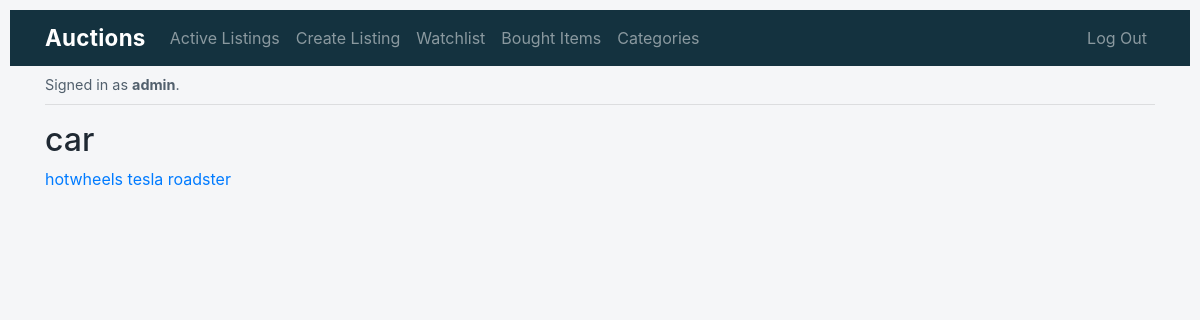
/categoricallist/car (signed in), run on the app's committed database.
### auctions/models.py (models this page shows, shortened)
class User(AbstractUser):
    watchlist = models.ManyToManyField("Listing", blank=True,related_name="watcher")

class Listing(models.Model):
    image = models.URLField(max_length=500, blank=True, null=True)
    title = models.CharField(max_length=64)
    description = models.CharField(max_length=64)
    bidding = models.DecimalField(max_digits=10,decimal_places=2)
    original = models.DecimalField(max_digits=10,decimal_places=2)
    bidcount = models.IntegerField()
    listed_by = models.ForeignKey(User, on_delete=models.CASCADE, related_name="listing")
    category = models.CharField(max_length=64)
    date = models.DateTimeField(auto_now_add=True)
    currentbidder = models.ForeignKey(User, blank=True, on_delete=models.SET_NULL,null=True,related_name="biddingproducts")
    sold = models.BooleanField(default="False")
    owner = models.ForeignKey(User, blank=True,on_delete=models.SET_NULL,null=True, related_name="owned")

### auctions/views.py (the view)
# urls.py: path("categoricallist/<str:category>", views.categoricallist, name="categoricallist"),
def categoricallist(request, category):
    items = Listing.objects.filter(category=category)
    return render(request, "auctions/listbycategory.html",{
        "items":items,
        "category":category,
    })

### auctions/templates/auctions/listbycategory.html
{% extends "auctions/layout.html" %}
{% block body %}
    <h2>{{category}}</h2>
    {% for item in items %}
        <a href="{% url 'listing' item.id %}">{{ item.title }}</a>
    {% endfor %}
{% endblock %}

### auctions/templates/auctions/layout.html (shortened to what this page needs)
{% load static %}
<!DOCTYPE html>
<html lang="en">
    <head>
        <link rel="stylesheet" href="https://stackpath.bootstrapcdn.com/bootstrap/4.4.1/css/bootstrap.min.css">
        <link href="{% static 'auctions/styles.css' %}" rel="stylesheet">
    </head>
    <body>
        <nav class="navbar navbar-expand-lg navbar-dark site-nav">
            <div class="container">
                <span class="navbar-brand mb-0"><h1>Auctions</h1></span>
                <div class="collapse navbar-collapse" id="mainNav">
                    <ul class="nav navbar-nav mr-auto">
                        <li class="nav-item">
                            <a class="nav-link" href="{% url 'index' %}">Active Listings</a>
                        </li>
                        {% if user.is_authenticated %}
                            <li class="nav-item">
                                <a class="nav-link" href="{% url 'createlist' %}">Create Listing</a>
                            </li>
                            <li class="nav-item">
                                <a class="nav-link" href="{% url 'watchlist' %}">Watchlist</a>
                            </li>
                            <li class="nav-item">
                                <a class="nav-link" href="{% url 'bought' %}">Bought Items</a>
                            </li>
                            <li class="nav-item">
                                <a class="nav-link" href="{% url 'categories' %}">Categories</a>
                            </li>
                        {% endif %}
                    </ul>
                    <ul class="nav navbar-nav">
                        {% if user.is_authenticated %}
                            <li class="nav-item">
                                <a class="nav-link" href="{% url 'logout' %}">Log Out</a>
                            </li>
                        {% endif %}
                    </ul>
                </div>
            </div>
        </nav>
        <div class="container">
            <div class="user-bar py-2">
                {% if user.is_authenticated %}
                    Signed in as <strong>{{ user.username }}</strong>.
                {% else %}
                    Not signed in.
                {% endif %}
            </div>
            <hr class="mt-0">
            {% block body %}
            {% endblock %}
        </div>
    </body>
</html>

### auctions/static/auctions/styles.css (style rules this page uses)
body { padding: 10px; }

### auctions/templates/auctions/layout.html (style rules this page uses)
body { background: #f5f6f8; color: #1f2933; }
.site-nav { background: #14323f; }
.site-nav h1 { font-size: 1.4rem; margin: 0; color: #fff; font-weight: 700; letter-spacing: .3px; }
.site-nav .nav-link { color: #cfdde3; }
.user-bar { font-size: .9rem; color: #52606d; }

### data on the page
User: username "admin"
Listing: title "hotwheels"
Listing: title "tesla roadster"

### other printed values
{{ category }} "car"
